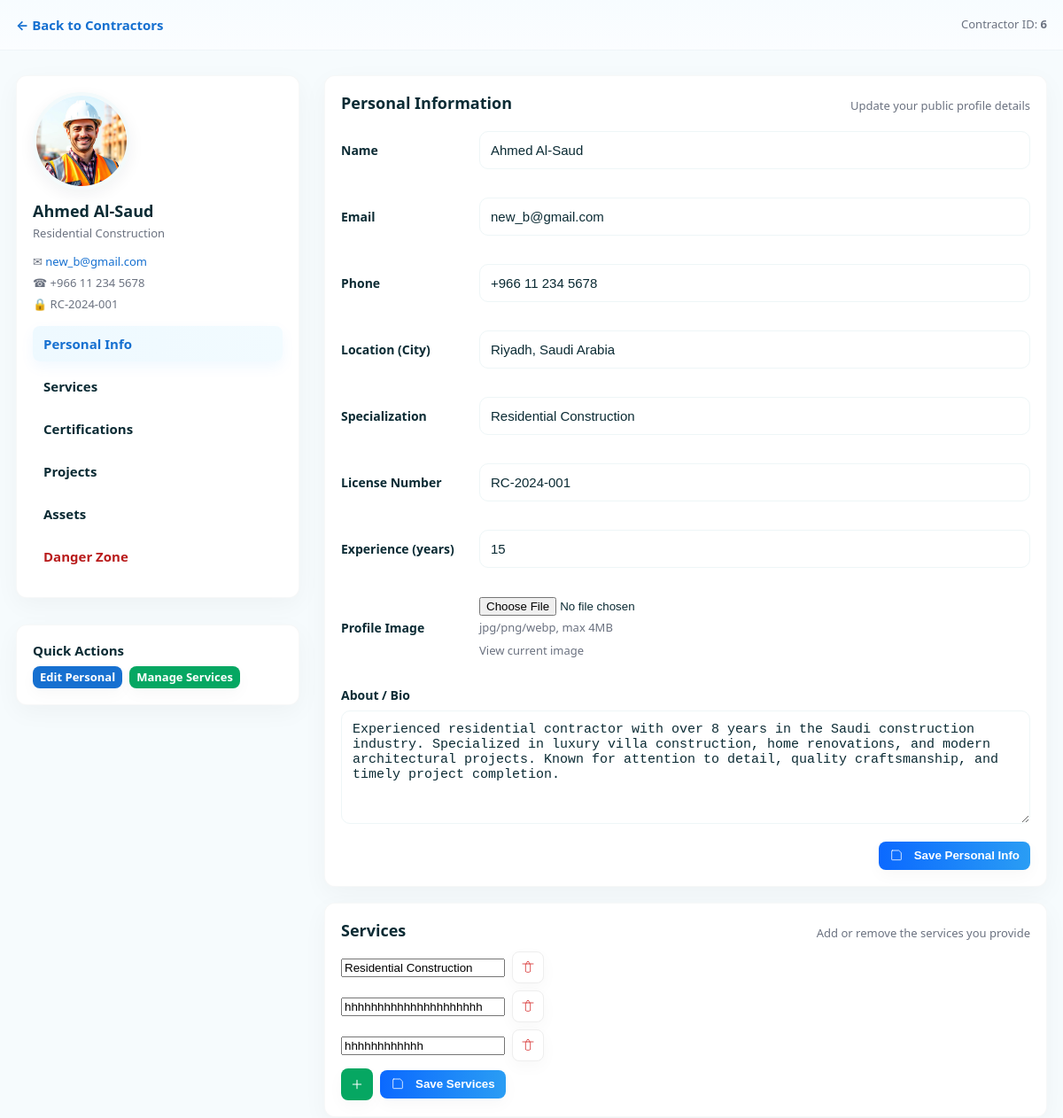
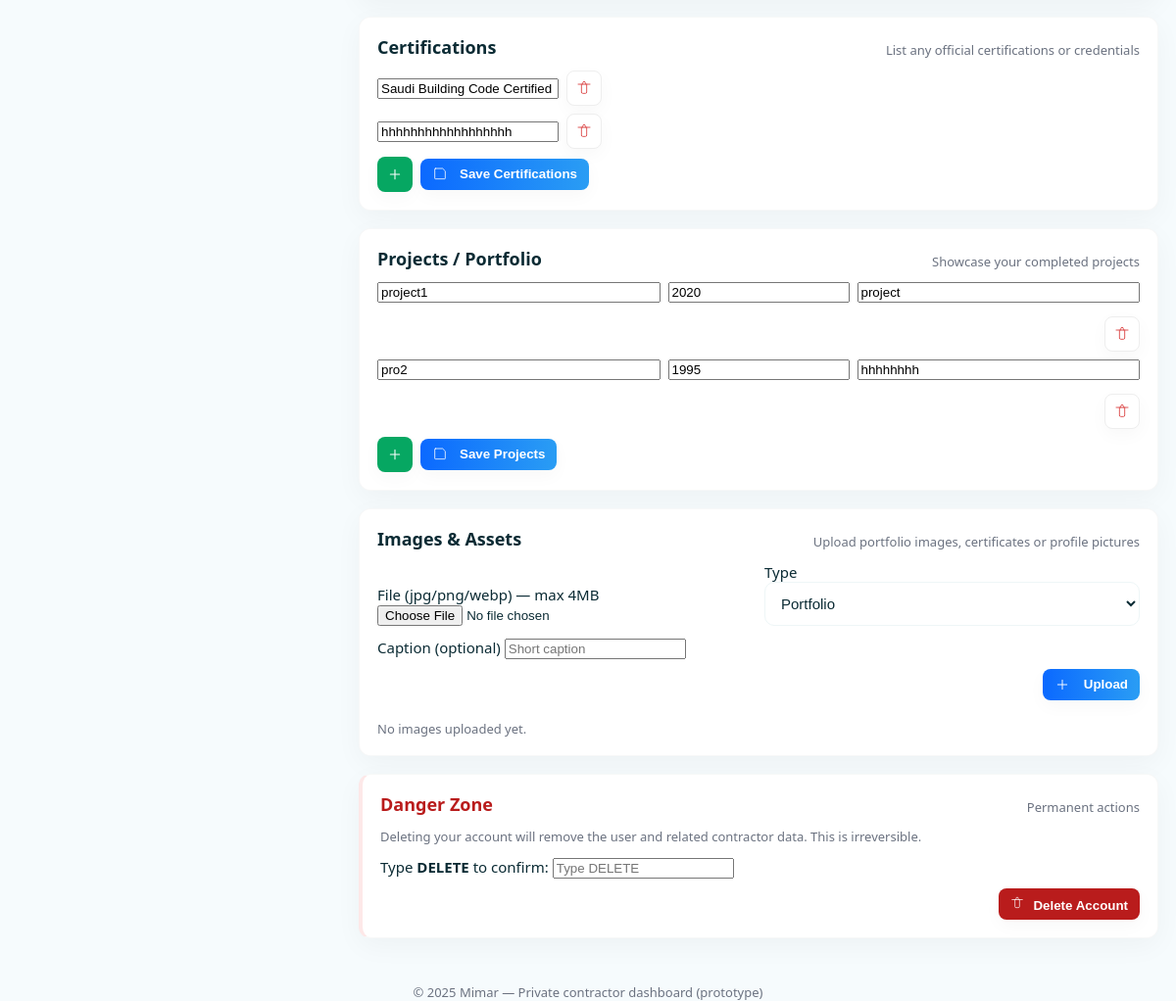
/new_backend/contractors_frontend/private_profile.php?user_id=6, run on the app's committed database (2 pictures, top to bottom).
### tables this page shows
CREATE TABLE `contractorprofile` (
  `contractor_id` int(11) NOT NULL,
  `specialization` varchar(200) DEFAULT NULL,
  `license_number` varchar(200) DEFAULT NULL,
  `location` varchar(300) DEFAULT NULL,
  `about` longtext DEFAULT NULL,
  `experience_years` tinyint(3) UNSIGNED DEFAULT NULL,
  `profile_image` varchar(600) DEFAULT NULL,
  `created_at` datetime(3) NOT NULL DEFAULT current_timestamp(3)
);

CREATE TABLE `user` (
  `user_id` int(11) NOT NULL,
  `name` varchar(200) NOT NULL,
  `email` varchar(320) NOT NULL,
  `password` varchar(512) NOT NULL,
  `phone` varchar(50) DEFAULT NULL,
  `role` enum('client','contractor','admin') NOT NULL,
  `created_at` datetime(3) NOT NULL DEFAULT current_timestamp(3),
  `status` varchar(50) DEFAULT NULL
);

CREATE TABLE `contractorservice` (
  `service_id` int(11) NOT NULL,
  `contractor_id` int(11) NOT NULL,
  `service_name` varchar(200) NOT NULL,
  `details` longtext DEFAULT NULL,
  `created_at` datetime(3) NOT NULL DEFAULT current_timestamp(3)
);

CREATE TABLE `contractorcertification` (
  `cert_id` int(11) NOT NULL,
  `contractor_id` int(11) NOT NULL,
  `cert_name` varchar(300) NOT NULL,
  `issuer` varchar(300) DEFAULT NULL,
  `issue_date` date DEFAULT NULL,
  `credential_url` varchar(600) DEFAULT NULL,
  `created_at` datetime(3) NOT NULL DEFAULT current_timestamp(3)
);

CREATE TABLE `contractorproject` (
  `portfolio_id` int(11) NOT NULL,
  `contractor_id` int(11) NOT NULL,
  `title` varchar(300) NOT NULL,
  `description` longtext DEFAULT NULL,
  `year_completed` smallint(5) UNSIGNED DEFAULT NULL,
  `project_url` varchar(600) DEFAULT NULL,
  `created_at` datetime(3) NOT NULL DEFAULT current_timestamp(3)
);

### new_backend/contractors_frontend/private_profile.php (the view, shortened to what the rows shown need)
<?php
$pdo = getPDO();
function e($v){ return htmlspecialchars((string)$v, ENT_QUOTES|ENT_SUBSTITUTE, 'UTF-8'); }
function resolveImageWebPath(string $stored): string {
    $stored = trim((string)$stored);
    $storedNorm = str_replace('\\', '/', $stored);
    $candidateWeb = $storedNorm[0] === '/' ? $storedNorm : '/' . ltrim($storedNorm, '/');
    $docRoot = rtrim((string)($_SERVER['DOCUMENT_ROOT'] ?? ''), '/\\');
    if (strlen($candidateWeb) > 8 && stripos($candidateWeb, '/uploads/') === 0 && $docRoot !== '') {
        $maybeServer = $docRoot . '/new_backend' . $candidateWeb;
        if (is_file($maybeServer) && filesize($maybeServer) > 0) {
            return str_replace('\\', '/', '/new_backend' . $candidateWeb);
        }
    }
    return str_replace('\\', '/', $candidateWeb);
}
$userId = isset($_REQUEST['user_id']) ? (int)$_REQUEST['user_id'] : 0;
$sth = $pdo->prepare("SELECT u.user_id, u.name, u.email, u.phone, p.* FROM `User` u LEFT JOIN ContractorProfile p ON p.contractor_id = u.user_id WHERE u.user_id = :id LIMIT 1");
$sth->execute([':id'=>$userId]);
$me = $sth->fetch(PDO::FETCH_ASSOC);
$services = $pdo->prepare("SELECT * FROM ContractorService WHERE contractor_id = :id ORDER BY service_id ASC");
$services->execute([':id'=>$userId]); $services = $services->fetchAll(PDO::FETCH_ASSOC);
$certs = $pdo->prepare("SELECT * FROM ContractorCertification WHERE contractor_id = :id ORDER BY cert_id ASC");
$certs->execute([':id'=>$userId]); $certs = $certs->fetchAll(PDO::FETCH_ASSOC);
$projects = $pdo->prepare("SELECT * FROM ContractorProject WHERE contractor_id = :id ORDER BY portfolio_id ASC");
$projects->execute([':id'=>$userId]); $projects = $projects->fetchAll(PDO::FETCH_ASSOC);
$profileImageWeb = '';
if (!empty($me['profile_image'])) {
    $profileImageWeb = resolveImageWebPath($me['profile_image']);
}
?><!doctype html>
<html lang="en">
<head>
<link rel="stylesheet" href="styles_private.css">
</head>
<body>
  <div class="layout">
    <aside class="sidebar">
      <div class="card">
        <?php if (!empty($profileImageWeb)): ?>
          <img src="<?= e($profileImageWeb) ?>" alt="Profile" class="profile-photo" onerror="this.style.display='none'">
        <?php else: ?>
          <img src="m.jpg" alt="Profile" class="profile-photo" onerror="this.style.display='none'">
        <?php endif; ?>
        <div style="margin-top:12px;">
          <div style="font-weight:700;font-size:18px;color:#0b2b34"><?= e($me['name'] ?? '') ?></div>
          <div class="muted" style="margin-top:4px;"><?= e($me['specialization'] ?? 'Contractor') ?></div>
        </div>
        <div style="margin-top:14px;">
          <?php if (!empty($me['email'])): ?><div class="muted">✉ <a href="mailto:<?= e($me['email']) ?>" style="color:var(--accent);text-decoration:none"><?= e($me['email']) ?></a></div><?php endif; ?>
          <?php if (!empty($me['phone'])): ?><div class="muted">☎ <?= e($me['phone']) ?></div><?php endif; ?>
          <?php if (!empty($me['license_number'])): ?><div class="muted">🔒 <?= e($me['license_number']) ?></div><?php endif; ?>
        </div>
        <nav style="margin-top:16px;">
          <a class="navlink" href="#personal" data-target="personal">Personal Info</a>
          <a class="navlink" href="#services" data-target="services">Services</a>
          <a class="navlink" href="#certs" data-target="certs">Certifications</a>
          <a class="navlink" href="#projects" data-target="projects">Projects</a>
          <a class="navlink" href="#assets" data-target="assets">Assets</a>
          <a class="navlink" href="#danger" data-target="danger" style="color:#b91c1c">Danger Zone</a>
        </nav>
      </div>
    </aside>
    <main class="content">
<section id="personal" class="manage-section card">
  <form method="post" enctype="multipart/form-data">
    <div class="form-grid-personal">
      <div class="form-row">
        <label for="name">Name</label>
        <input type="text" id="name" name="name" value="<?= e($me['name'] ?? '') ?>" placeholder="Full name">
      </div>
      <div class="form-row">
        <label for="email">Email</label>
        <input type="email" id="email" name="email" value="<?= e($me['email'] ?? '') ?>" placeholder="Email">
      </div>
      <div class="form-row">
        <label for="phone">Phone</label>
        <input type="text" id="phone" name="phone" value="<?= e($me['phone'] ?? '') ?>" placeholder="+966 ...">
      </div>
      <div class="form-row">
        <label for="location">Location (City)</label>
        <input type="text" id="location" name="location" value="<?= e($me['location'] ?? '') ?>" placeholder="Riyadh">
      </div>
      <div class="form-row">
        <label for="specialization">Specialization</label>
        <input type="text" id="specialization" name="specialization" value="<?= e($me['specialization'] ?? '') ?>" placeholder="e.g., Residential, Interior">
      </div>
      <div class="form-row">
        <label for="license_number">License Number</label>
        <input type="text" id="license_number" name="license_number" value="<?= e($me['license_number'] ?? '') ?>" placeholder="License #">
      </div>
      <div class="form-row">
        <label for="experience_years">Experience (years)</label>
        <input type="number" id="experience_years" name="experience_years" min="0" max="80" value="<?= e($me['experience_years'] ?? '') ?>">
      </div>
      <div class="form-row-full">
        <label for="about">About / Bio</label>
        <textarea id="about" name="about" rows="6" placeholder="Describe your company, experience, specialties"><?= e($me['about'] ?? '') ?></textarea>
      </div>
    </div>
  </form>
</section>
      <section id="services" class="manage-section card">
        <form method="post" id="servicesForm">
          <div id="servicesList">
            <?php if (!empty($services)): foreach ($services as $s): ?>
              <div class="row" style="display:flex;gap:8px;margin-bottom:8px">
                <input name="services[]" value="<?= e($s['service_name']) ?>" placeholder="Service name">
                <button type="button" class="btn-icon remove" aria-label="Remove service" title="Remove service">
                  <svg viewBox="0 0 24 24" fill="none" xmlns="http://www.w3.org/2000/svg"><path d="M3 6h18M8 6v12a2 2 0 0 0 2 2h4a2 2 0 0 0 2-2V6M10 6V4a2 2 0 0 1 2-2h0a2 2 0 0 1 2 2v2" stroke="#dc4b4b" stroke-width="1.4" stroke-linecap="round" stroke-linejoin="round"/></svg>
                </button>
              </div>
            <?php endforeach; endif; ?>
          </div>
        </form>
      </section>
      <section id="certs" class="manage-section card">
        <form method="post" id="certsForm">
          <div id="certsList">
            <?php if (!empty($certs)): foreach ($certs as $c): ?>
              <div class="row" style="display:flex;gap:8px;margin-bottom:8px">
                <input name="certs[]" value="<?= e($c['cert_name']) ?>" placeholder="Certification name">
                <button type="button" class="btn-icon remove" aria-label="Remove cert" title="Remove certification">
                  <svg viewBox="0 0 24 24" fill="none" xmlns="http://www.w3.org/2000/svg"><path d="M3 6h18M8 6v12a2 2 0 0 0 2 2h4a2 2 0 0 0 2-2V6M10 6V4a2 2 0 0 1 2-2h0a2 2 0 0 1 2 2v2" stroke="#dc4b4b" stroke-width="1.4" stroke-linecap="round" stroke-linejoin="round"/></svg>
                </button>
              </div>
            <?php endforeach; endif; ?>
          </div>
        </form>
      </section>
      <section id="projects" class="manage-section card">
        <form method="post" id="projectsForm">
          <div id="projectsList">
            <?php if (!empty($projects)): foreach ($projects as $p): ?>
              <div class="row grid" style="margin-bottom:8px">
                <input name="project_title[]" value="<?= e($p['title']) ?>" placeholder="Project title">
                <input name="project_year[]" value="<?= e($p['year_completed']) ?>" placeholder="Year">
                <input name="project_desc[]" value="<?= e($p['description']) ?>" placeholder="Short description">
                <div style="grid-column:1/4;text-align:right;margin-top:6px">
                  <button type="button" class="btn-icon remove" aria-label="Remove project" title="Remove project">
                    <svg viewBox="0 0 24 24" fill="none" xmlns="http://www.w3.org/2000/svg"><path d="M3 6h18M8 6v12a2 2 0 0 0 2 2h4a2 2 0 0 0 2-2V6M10 6V4a2 2 0 0 1 2-2h0a2 2 0 0 1 2 2v2" stroke="#dc4b4b" stroke-width="1.4" stroke-linecap="round" stroke-linejoin="round"/></svg>
                  </button>
                </div>
              </div>
            <?php endforeach; endif; ?>
          </div>
        </form>
      </section>
    </main>
  </div>
</body>
</html>

### data on the page
contractorprofile: profile_image (picture), contractor_id.name "Ahmed Al-Saud", specialization "Residential Construction", contractor_id.email "new_b@gmail.com", contractor_id.phone "+966 11 234 5678", license_number "RC-2024-001", name "Ahmed Al-Saud", email "new_b@gmail.com", phone "+966 11 234 5678", location "Riyadh, Saudi Arabia", experience_years "15", about "Experienced residential contractor with over 8 years in the Saudi construction industry. Specialized in luxury villa construction, home renovations, and modern architectural projects. Known for attention to detail, quality craftsmanship, and timely project completion."
contractorservice: service_name "Residential Construction"
contractorservice: service_name "hhhhhhhhhhhhhhhhhhhhh"
contractorservice: service_name "hhhhhhhhhhhh"
contractorcertification: cert_name "Saudi Building Code Certified"
contractorcertification: cert_name "hhhhhhhhhhhhhhhhhh"
contractorproject: title "project1", year_completed "2020", description "project"
contractorproject: title "pro2", year_completed "1995", description "hhhhhhhh"

### other printed values
$userId "6"
